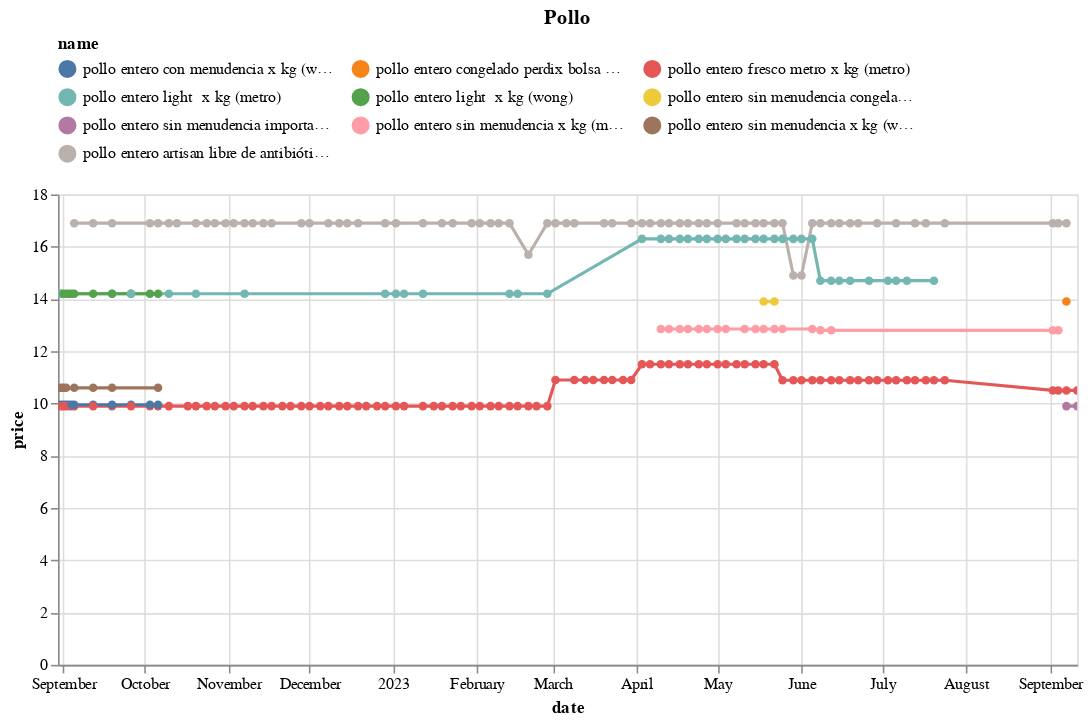

The notebook cell this image was saved under:
### Code cell
(df
 .loc[df.name.isin(names)]
 .pipe(alt.Chart)
 .mark_line(point=True)
 .encode(x='date', y='price', color='name', tooltip=['name','price'])
 .properties(width=650, title='Pollo')
 .interactive()
 .configure_legend(orient='top', columns=3)
)

### Figure 1 — Vega-Lite specification as saved in the notebook (floating-point values rounded to 4 significant figures; data arrays with more than 128 entries replaced by an {"elided": "..."} marker saying what was removed)
{"config": {"view": {"continuousWidth": 300, "continuousHeight": 300}, "legend": {"columns": 3, "orient": "top"}}, "data": {"name": "data-28a4a3f7397002351eca85153f9593ff"}, "mark": {"type": "line", "point": true}, "encoding": {"color": {"field": "name", "type": "nominal"}, "tooltip": [{"field": "name", "type": "nominal"}, {"field": "price", "type": "quantitative"}], "x": {"field": "date", "type": "temporal"}, "y": {"field": "price", "type": "quantitative"}}, "params": [{"name": "param_13", "select": {"type": "interval", "encodings": ["x", "y"]}, "bind": "scales"}], "title": "Pollo", "width": 650, "$schema": "https://vega.github.io/schema/vega-lite/v5.14.1.json", "datasets": {"data-28a4a3f7397002351eca85153f9593ff": {"elided": "260 records"}}}
